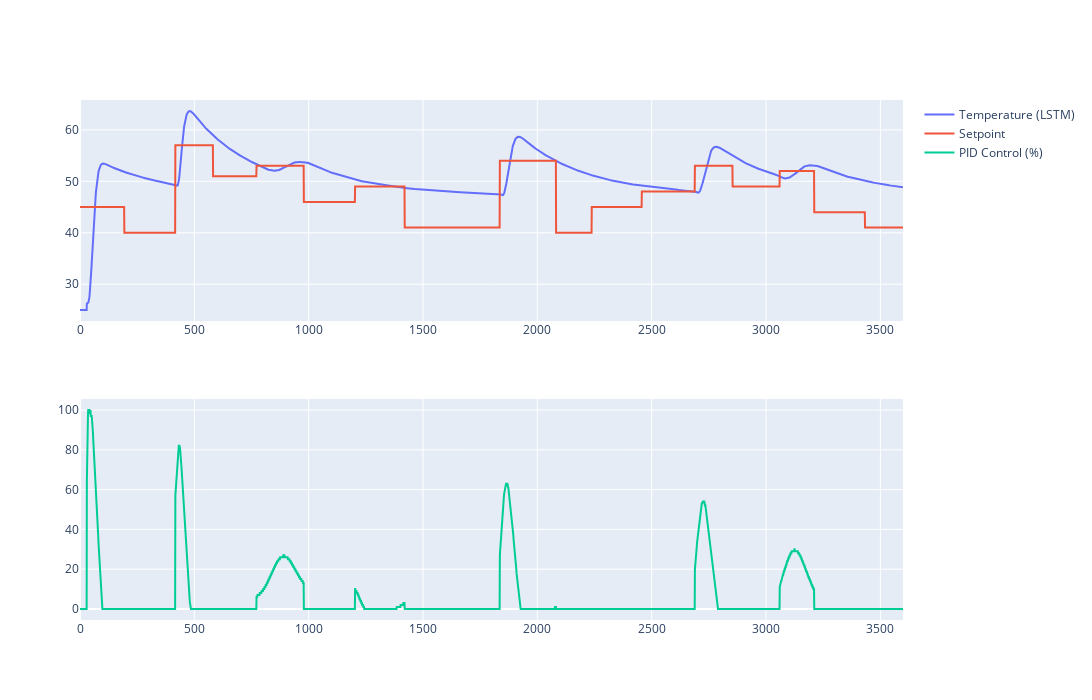

Here is the notebook cell this chart was saved with:
### Code cell
fig = make_subplots(rows=2, cols = 1)


fig.add_trace(
    go.Scatter(y=T, name="Temperature (LSTM)"), row=1, col=1
)
fig.add_trace(
    go.Scatter(y=Tsp, name="Setpoint"), row=1, col=1
)

fig.add_trace(
    go.Scatter(y=Q, name="PID Control (%)"), row=2, col=1
)
fig.update_layout(height=700, width=1100)
fig.show()

### Figure 1 — Plotly figure (JSON) as saved in the notebook; plotly's stock layout.template omitted (floating-point values rounded to 4 significant figures; data arrays with more than 128 entries replaced by an {"elided": "..."} marker saying what was removed)
{"data": [{"name": "Temperature (LSTM)", "type": "scatter", "xaxis": "x", "y": {"elided": "3600 float values"}, "yaxis": "y"}, {"name": "Setpoint", "type": "scatter", "xaxis": "x", "y": {"elided": "3600 int values"}, "yaxis": "y"}, {"name": "PID Control (%)", "type": "scatter", "xaxis": "x2", "y": {"elided": "3600 int values"}, "yaxis": "y2"}], "layout": {"height": 700, "width": 1100, "xaxis": {"anchor": "y", "autorange": true, "domain": [0, 1], "range": [0, 3599]}, "xaxis2": {"anchor": "y2", "autorange": true, "domain": [0, 1], "range": [0, 3599]}, "yaxis": {"anchor": "x", "autorange": true, "domain": [0.575, 1], "range": [22.85, 65.8], "type": "linear"}, "yaxis2": {"anchor": "x2", "autorange": true, "domain": [0, 0.425], "range": [-5.556, 105.6], "type": "linear"}}}
